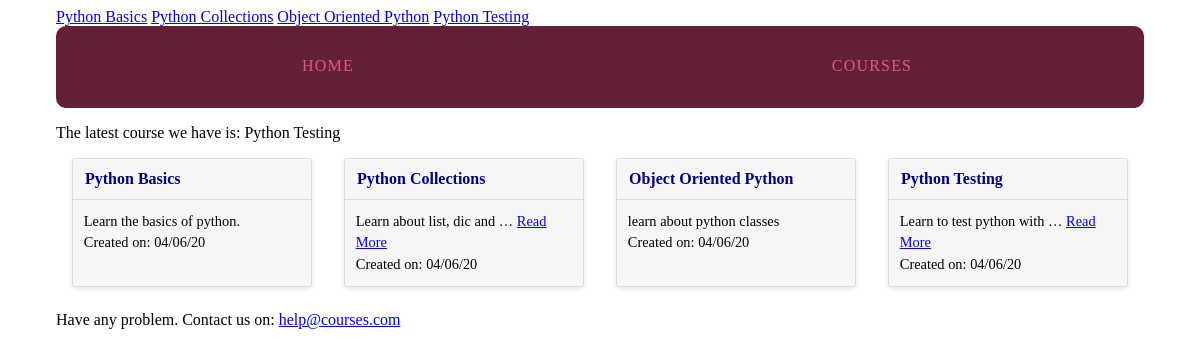
The app's page /courses, older data.
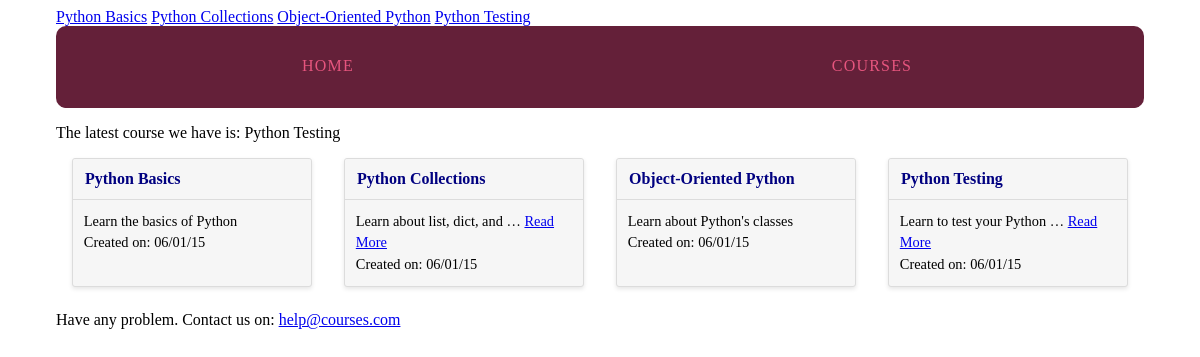
The same page, newer data.
### courses/models.py (models this page shows)
class Course(models.Model):
	created_at = models.DateTimeField(auto_now_add = True)
	title = models.CharField(max_length = 255)
	description = models.TextField()
	def __str__(self):  #class Course's Function
		return (self.title)

### courses/views.py (the view)
def course_list(request):
	courses = models.Course.objects.all()
	email = "help@courses.com"
	return render(request, 'courses/course_list.html', {'courses': courses
		, 'email': email});

### courses/templatetags/courses_extra.py (called while the page is built)
@register.simple_tag
def newest_course():
	return Course.objects.latest('created_at')

@register.inclusion_tag('courses/course_nav.html')
def nav_courses_list():
	courses = Course.objects.all()
	return { 'courses' : courses
	} #returns dictionary

### courses/templates/courses/course_list.html (shortened to what this page needs)
{% extends "layout.html" %}
{% load static from staticfiles %}
  {% block static %}<link rel = "stylesheet" href="{% static '.../courses/css/courses.css' %}">{% endblock %}
{% block content%}
<div class = "cards">
               {% for course in courses %}
               <div class = "card">
               	<header>
               		<a href="{% url 'courses:detail' pk=course.pk  %}">{{course.title}}</a>
               	</header>
               	<div class= "card-copy">
                              {% if course.description|wordcount <= 5 %}
               		        {{ course.description }}
                              {% else %}
                                  {{ course.description|truncatewords:5}}
                              <a href="{% url 'courses:detail' pk=course.pk %}">
                              Read More</a>
                              {% endif %}
                              <div> Created on: {{ course.created_at|date:"m/d/y" }} </div>
               	</div>
               </div>
               {% endfor %}
               <div> Have any problem. Contact us on:
                        {{ email|urlize }}
                    </div>
</div>
{% endblock %}

### templates/layout.html (shortened to what this page needs)
{% load static from staticfiles %}
{% load courses_extra %}
<!DOCTYPE html>
<html>
<head>
	<link rel = "stylesheet" href="{% static 'css/layout.css' %}">
    {% block static %}{% endblock %}
</head>
<body>
<div class = "site-container">
	{% nav_courses_list %}
<nav>
	<a href="{%url 'home' %}">HOME</a>
	<a href="{%url 'courses:list' %}">COURSES</a>
</nav>
<p>The latest course we have is:
{% newest_course %}</p>
{%  block content %}{% endblock %}
</div>
</body>
</html>

### courses/templates/courses/course_nav.html
{% for course in courses %}
<a href="{% url 'courses:detail' pk=course.pk %}">{{ course.title  }}</a>
{% endfor %}

### assets/css/layout.css (style rules this page uses)
html { box-sizing: border-box; }
*, *::after, *::before { box-sizing: inherit; }
.site-container { max-width: 68em; margin-left: auto; margin-right: auto; }
.site-container::after { clear: both; content: ""; display: table; }
.site-container nav { width: 100%; display: table; width: 100%; table-layout: fixed; border-bottom-left-radius: 10px; border-bottom-right-radius: 10px; border-top-left-radius: 10px; border-top-right-radius: 10px; border-bottom-left-radius: 10px; border-top-left-radius: 10px; border-bottom-right-radius: 10px; border-top-right-radius: 10px; background-color: #642039; margin-bottom: 1em; overflow: hidden; }
.site-container nav a { display: table-cell; width: 8.33333%; padding: 10px; border-bottom: 2px solid #642039; color: #e6557e; letter-spacing: 0.075em; line-height: 60px; text-align: center; text-decoration: none; }
.cards { display: -webkit-box; display: -moz-box; display: box; display: -webkit-flex; display: -moz-flex; display: -ms-flexbox; display: flex; -webkit-box-lines: multiple; -moz-box-lines: multiple; box-lines: multiple; -webkit-flex-wrap: wrap; -moz-flex-wrap: wrap; -ms-flex-wrap: wrap; flex-wrap: wrap; -webkit-box-pack: justify; -moz-box-pack: justify; box-pack: justify; -webkit-justify-content: space-between; -moz-justify-content: space-between; -ms-justify-content: space-between; -o-justify-content: space-between; justify-content: space-between; -ms-flex-pack: justify; }
.card { -webkit-flex-basis: 15em; -moz-flex-basis: 15em; flex-basis: 15em; -ms-flex-preferred-size: 15em; -webkit-flex-grow: 1; -moz-flex-grow: 1; flex-grow: 1; -ms-flex-positive: 1; -webkit-transition: all 0.2s ease-in-out; -moz-transition: all 0.2s ease-in-out; transition: all 0.2s ease-in-out; background-color: #f6f6f6; border-radius: 3px; border: 1px solid gainsboro; box-shadow: 0 2px 4px #e6e6e6; margin: 0 1em 1.5em 1em; position: relative; }
.card header { -webkit-transition: all 0.2s ease-in-out; -moz-transition: all 0.2s ease-in-out; transition: all 0.2s ease-in-out; background-color: #f6f6f6; border-bottom: 1px solid gainsboro; border-radius: 3px 3px 0 0; font-weight: bold; line-height: 1.5em; padding: 0.5em 0.75em; }
.card header a { color: #642039; text-decoration: none; }
.card .card-copy { font-size: 0.9em; line-height: 1.5em; padding: 0.75em 0.75em; }

### courses/static/courses/css/courses.css (style rules this page uses)
.card header a { color: #000080; }

Row changes from the older to the newer data that the page shows:
changed Course "Python Basics": description "Learn the basics of python." → "Learn the basics of Python"; created_at "04/06/20" → "06/01/15"
changed Course "Python Collections": description "Learn about list, dic and …" → "Learn about list, dict, and …"; created_at "04/06/20" → "06/01/15"
changed Course: title "Object Oriented Python" → "Object-Oriented Python"; description "learn about python classes" → "Learn about Python's classes"; created_at "04/06/20" → "06/01/15"
changed Course "Python Testing": description "Learn to test python with …" → "Learn to test your Python …"; created_at "04/06/20" → "06/01/15"
